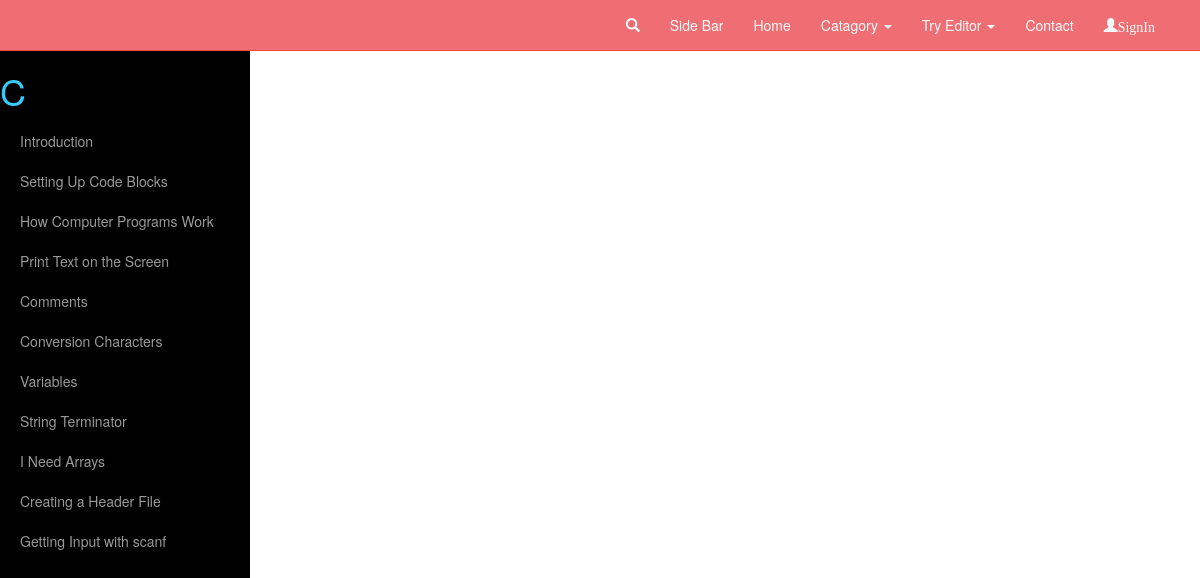
Screenshot of /category.php?id=7 with the database file from the repository.
### tables this page shows
CREATE TABLE IF NOT EXISTS `tutorial_table` (
`tutorial_id` int(255) NOT NULL,
  `category_id` int(200) NOT NULL,
  `tutorial_name` varchar(200) NOT NULL,
  `video_link` varchar(1000) DEFAULT NULL,
  `description` text
);

### class/database.php (called while the page is built, shortened)
<?php
class Database {
	 function __construct() {
		$this->conn = new mysqli(DB_HOST, DB_USER, DB_PASS, DB_NAME);
   }
   function select($sql)
   {
   		$result = $this->conn->query($sql);
		$data=array();
		if($result)
		{
			if ($result->num_rows > 0) {
				while($row = $result->fetch_assoc()) {
					$data[]=$row;
				}
			}
		}
		return $data;
   }
}
?>

### class/category.php (called while the page is built, shortened)
<?php
require_once("DbClass.php");
class Category extends DbClass
{
	function getAllCategory()
	{
		return $this->db->select("SELECT * FROM category_table");
	}
}
?>

### class/DbClass.php (called while the page is built)
<?php
require_once("database.php");
class DbClass
{
	function __construct()
	{
		$this->db=new Database();
	}
}
?>

### class/Tutorial.php (called while the page is built, shortened)
<?php
require_once("DbClass.php");
class Tutorial extends DbClass
{
	function getTutorialByCategoryId($id)
	{
		return $this->db->select("SELECT * FROM tutorial_table WHERE category_id=$id");
	}
}
?>

### category.php (the view, shortened to what this page needs)
<!DOCTYPE html>
<html lang="en">
<head>
    <link href="css/bootstrap.min.css" rel="stylesheet">
    <link href="css/simple-sidebar.css" rel="stylesheet">
    <link rel="stylesheet" type="text/css" href="css/carstyle.css">
</head>
<?php
    require_once("class/Tutorial.php");
    require_once("class/category.php");
    $allTutorials= new Tutorial();
    $allCategory = new Category();
    $data["allTut"]= $allTutorials->getTutorialByCategoryId($_GET['id']);
    $data["currCategory"]=$allCategory->getCategoryName($_GET['id']);
?>
<body>
    <nav class="navbar navbar-default navbar-fixed-top">
      <?php include('include/cat_nav.php'); ?>
    </nav>
    <div id="wrapper" class="all">
        <div id="sidebar-wrapper">
            <ul class="sidebar-nav">
                <?php
              echo "<h1 id='cat-titel'>".$data['currCategory']."</h1>";
              foreach ($data["allTut"] as $value) {
                echo "<li id='side-menu'><a href='category.php?id=".$_GET["id"]."&tutorial=".$value['tutorial_id']."'>" . $value['tutorial_name']. "</a></li>";
                }
              ?>
            </ul>
        </div>
        <div id="page-content-wrapper">
            <div class="container-fluid">
                <div class="row">
                    <div class="col-lg-12">
                    </div>
                </div>
            </div>
        </div>
    </div>
</body>
</html>

### css/simple-sidebar.css (style rules this page uses)
#wrapper { padding-left: 0; -webkit-transition: all 0.5s ease; -moz-transition: all 0.5s ease; -o-transition: all 0.5s ease; transition: all 0.5s ease; }
#sidebar-wrapper { z-index: 1000; position: fixed; left: 250px; width: 0; height: 100%; margin-left: -250px; overflow-y: auto; background: #000; -webkit-transition: all 0.5s ease; -moz-transition: all 0.5s ease; -o-transition: all 0.5s ease; transition: all 0.5s ease; }
#page-content-wrapper { width: 100%; position: absolute; padding: 15px; }
.sidebar-nav { position: absolute; top: 0; width: 250px; margin: 0; padding: 0; list-style: none; }
.sidebar-nav li { text-indent: 20px; line-height: 40px; }
.sidebar-nav li a { display: block; text-decoration: none; color: #999999; }
@media (min-width:768px) { #wrapper { padding-left: 250px; } }
@media (min-width:768px) { #sidebar-wrapper { width: 250px; } }
@media (min-width:768px) { #page-content-wrapper { padding: 20px; position: relative; } }

### css/carstyle.css (style rules this page uses)
.all { margin-top: 51px; }
#cat-titel { color: #33CCFF; }
.navbar-default { background-color: #ee6e73; border-color: #f04848; }

### rows the page displays
tutorial_table: tutorial_name "Introduction"
tutorial_table: tutorial_name "Setting Up Code Blocks"
tutorial_table: tutorial_name "How Computer Programs Work"
tutorial_table: tutorial_name "Print Text on the Screen"
tutorial_table: tutorial_name "Comments"
tutorial_table: tutorial_name "Conversion Characters"
tutorial_table: tutorial_name "Variables"
tutorial_table: tutorial_name "String Terminator"
tutorial_table: tutorial_name "I Need Arrays"
tutorial_table: tutorial_name "Creating a Header File"
tutorial_table: tutorial_name "Getting Input with scanf"

### other values shown
$data['currCategory'] "C"
